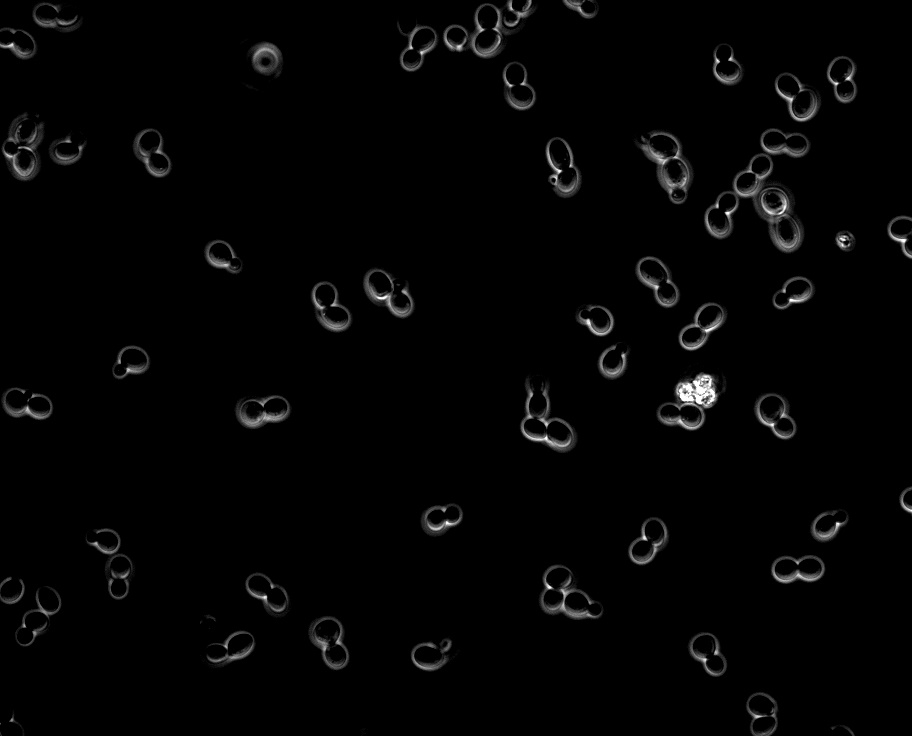
#> input picture dataset_creation/ML-data/2020-06-22-ML-21.jpg, 912 x 736 px, found by its file name
$ python single_cell_detection.py   (older library calls are emulated)
#> lines starting #> are read from the running program, lines starting #| are printed output that depends on the picture; after the words box and inside, x2 and y2 are one past the last pixel; in counts of white or black regions, pixels touching at a corner belong together
import cv2
import numpy as np
import matplotlib.pyplot as plt
#import scipy.misc
import imageio
from idx_tools import Idx

import os

def convert_image(img, blur=3):
    # Convert to grayscale
    conv_img = cv2.cvtColor(img, cv2.COLOR_BGR2GRAY)

    # Adaptive thresholding to binarize the image
    #conv_img = cv2.adaptiveThreshold(img, 255, cv2.ADAPTIVE_THRESH_GAUSSIAN_C, cv2.THRESH_BINARY, 11, 4)
    _, conv_img = cv2.threshold(conv_img, 30, 255, cv2.THRESH_BINARY)
    # Blur the image to reduce noise
    conv_img = cv2.medianBlur(conv_img, blur)

    return conv_img

# Read image
img = cv2.imread('./images/2020-06-22-ML-21.jpg')
#> img is the input picture: shape (736, 912, 3); min 0, max 255, mean 4.3
#gray = cv2.cvtColor(img, cv2.COLOR_BGR2GRAY)

#_, conv_image=cv2.threshold(img, 30, 255, cv2.THRESH_BINARY)


conv_img = convert_image(img)
#> in convert_image, `_, conv_img = cv2.threshold(conv_img, 30, 255, cv2.THRESH_BINARY)`:
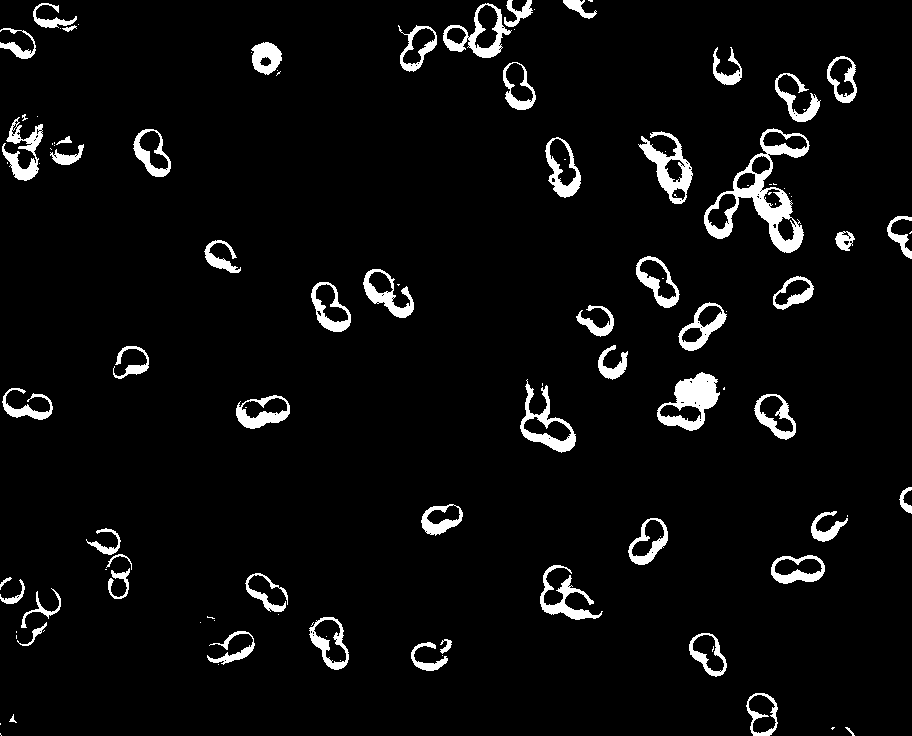
#> conv_img: shape (736, 912); 4.9% white; 111 white regions (53 under 20 px), largest, box (x1, y1, x2, y2) and area: (704, 128, 810, 253) 3341, (657, 372, 720, 431) 1784, (638, 131, 693, 204) 1397
#> in convert_image, `conv_img = cv2.medianBlur(conv_img, blur)`:
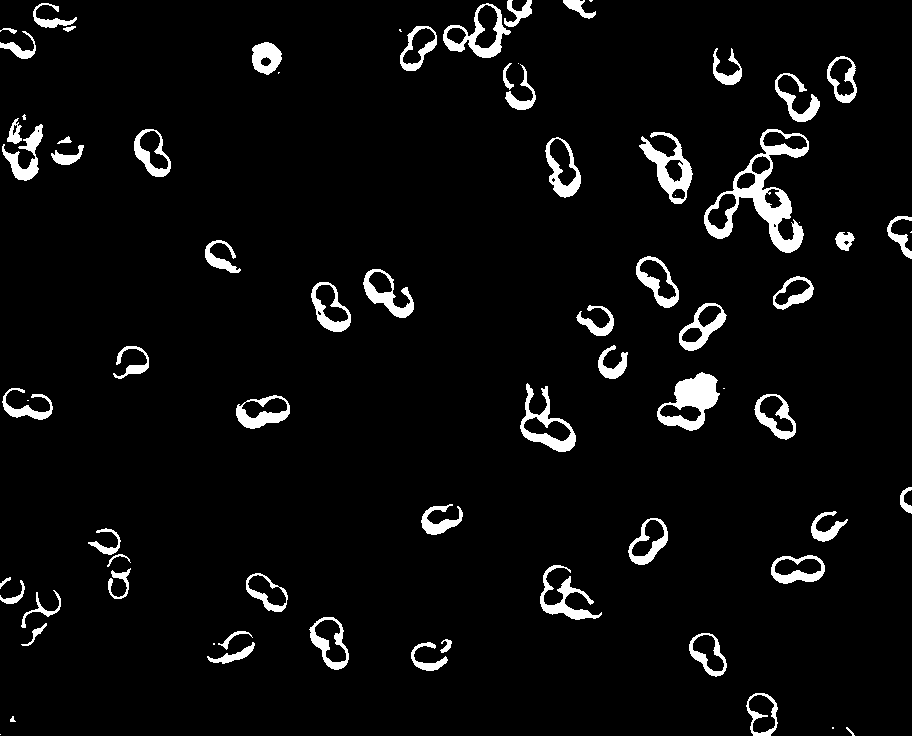
#> conv_img: shape (736, 912); 4.8% white; 74 white regions (13 under 20 px)

# Show the effects of each processing stage
fig, ax = plt.subplots(1, 2, figsize=(20, 15))

cmaps = ['gray', 'gray']
titles = ['Original', 'Converted']
data = [img,conv_img]
for i in range(2):
    ax[i].imshow(data[i], cmap=cmaps[i])
    ax[i].set_title(titles[i], fontsize=23)
    ax[i].set_xticks([])
    ax[i].set_yticks([])
"""ax[0].imshow(data[0], cmap='gray')
ax[1].imshow(conv_image, cmap='gray')"""
plt.show()
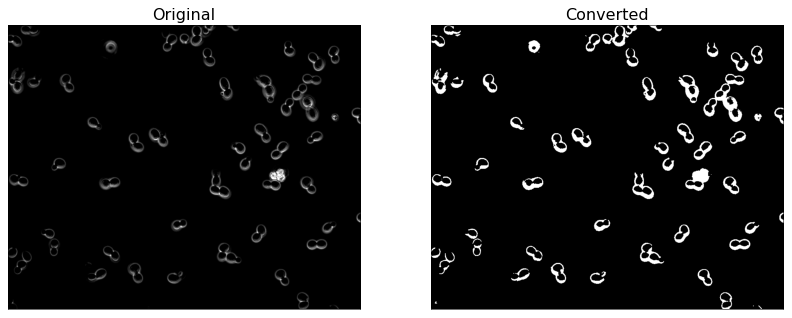
#> figure drawn by matplotlib, 2 panels

def extract_char(conv_img):
    # Find contours
    ctrs,_= cv2.findContours(conv_img, cv2.RETR_TREE, cv2.CHAIN_APPROX_SIMPLE)
#> ctrs = 110 contours, 20 with area under 20; largest, box (x1, y1, x2, y2) and area: (704, 129, 809, 253) 4744, (657, 372, 720, 431) 2133, (443, 3, 511, 58) 1914, (520, 383, 576, 452) 1646, (639, 132, 693, 204) 1642

    return ctrs

def save_char(ctrs, img, lower=600, upper=20000, path='./char'):

    # Create the target folder for saving the extracted images
    if not os.path.isdir(path):
        os.mkdir(path)

    # Convert original image to gray scale
    gray = cv2.cvtColor(img, cv2.COLOR_BGR2GRAY)

    # Number of images already in the target folder
    n = len(os.listdir('./char')) + 1

    # Number of potential characters found in the image
    n_char = np.shape(ctrs)[0]

    # Go through each potential character
    for i in range(n_char):

        # Get coordinates of the potential character
        x, y, w, h = cv2.boundingRect(ctrs[i])

        # Test if the number of pixels in the bounding box is reasonable
        if (w * h) > lower and (w * h) < upper:

            # Draw the bounding box in the original image
            result = cv2.rectangle(img, (x, y), ( x + w, y + h ), (0, 255, 0), 2)

            # Extract the character and save it as a .jpeg
            roi = gray[y:y+h, x:x+w]
            imageio.imwrite('{}/char_{}.jpg'.format(path, n), roi)

            # Increase counter
            n += 1

    # Return image with all bounding boxes
    return result

# List of all images to create the first training data
image_files = ['./images/2020-06-22-ML-21.jpg','./images/2020-06-22-ML-22.jpg','./images/2020-06-22-ML-23.jpg','./images/2020-06-22-ML-24.jpg','./images/2020-06-22-ML-25.jpg','./images/2020-06-22-ML-26.jpg','./images/2020-06-22-ML-27.jpg','./images/2020-06-22-ML-28.jpg','./images/2020-06-22-ML-29.jpg','./images/2020-06-22-ML-30.jpg','./images/2020-06-22-ML-31.jpg','./images/2020-06-22-ML-32.jpg','./images/2020-06-22-ML-33.jpg','./images/2020-06-22-ML-34.jpg']

# Go through all files and extract the characters
for file in image_files:

    # Read image
    img = cv2.imread(file)

    # Convert the image (gray/thresholded/blured)
    conv_img = convert_image(img)

    # Find and sort the contours
    ctrs = extract_char(conv_img)

    # Save the result
    result = save_char(ctrs, img)
#> (the run stopped early here; a loop or call above may not have finished)
